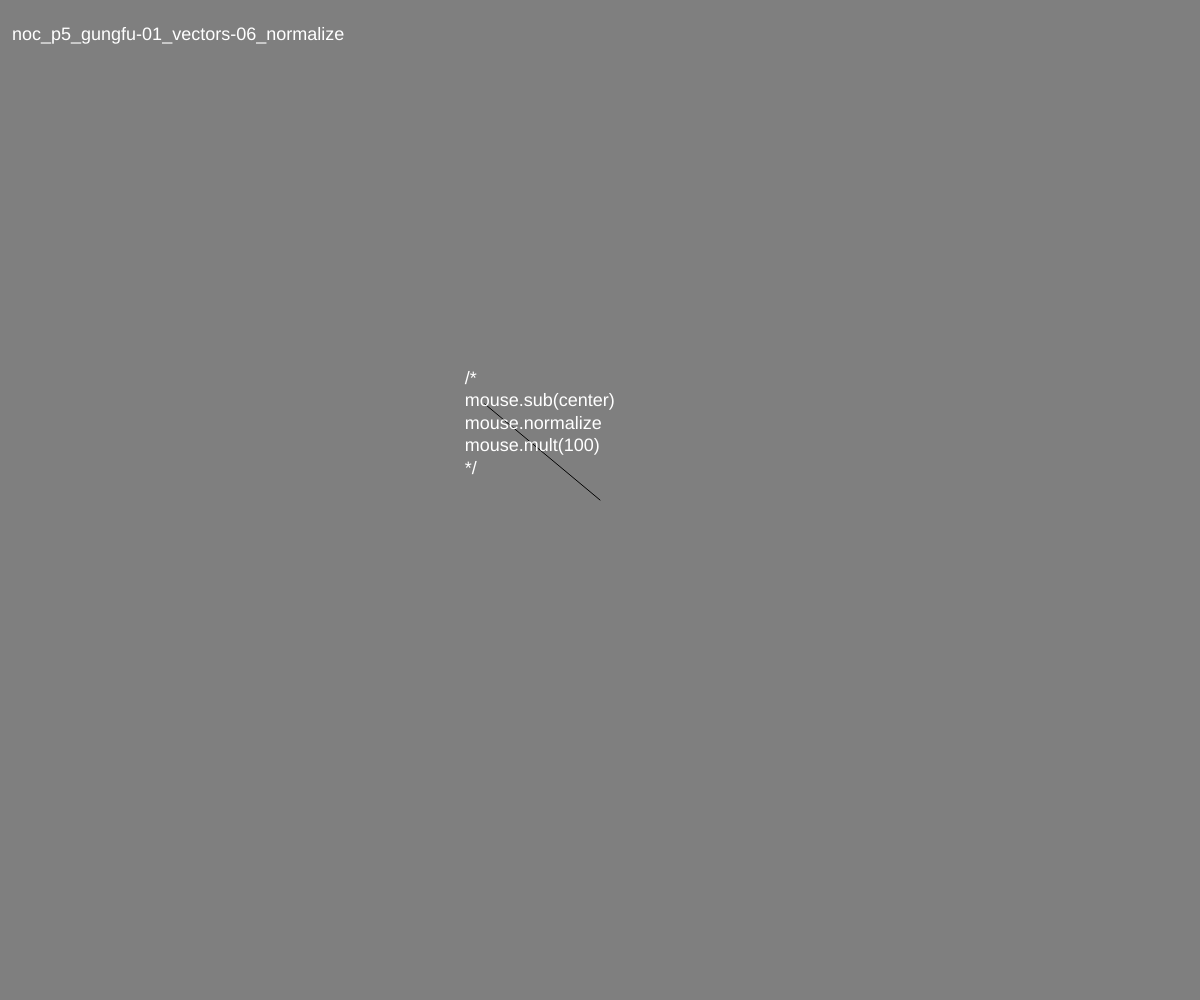
Frame 1 (no input)
Frame 60 (no input): identical to frame 1, image omitted
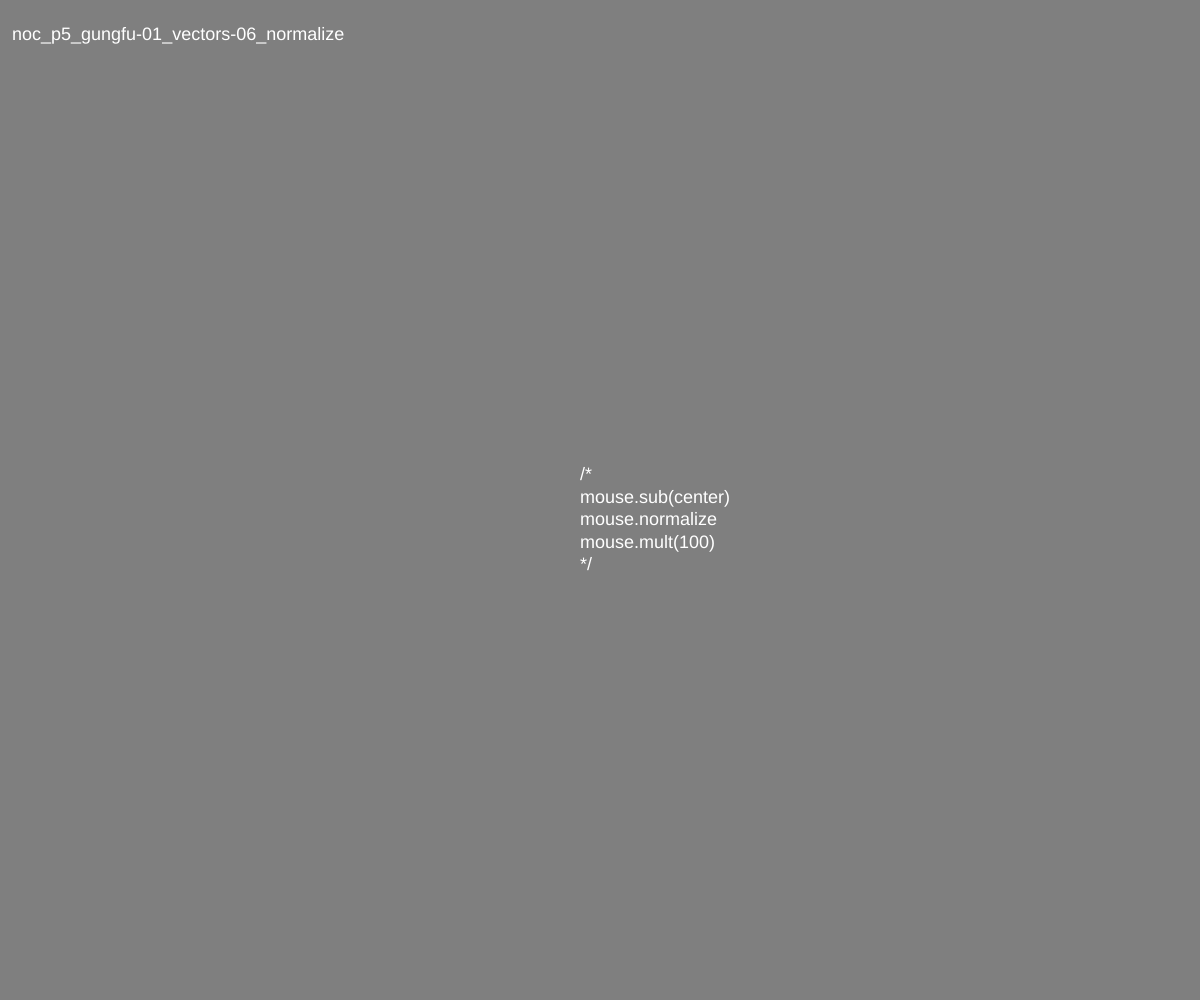
Frame 120 (the mouse pressed at the canvas centre since frame 60)

The p5.js sketch that drew these frames (run headless with seeded random() and noise() and a simulated clock; from frame 60 on, the mouse is pressed at the canvas centre):

// p5.js sketch
// ── sketch.js
var PAGE_TITLE = "noc_p5_gungfu-01_vectors-06_normalize";

/**jstephens 2016_03 - from Nature of Code examples - shiffman**
TODO:
[ ] subtract center from mouse location
[ ] normalize the mouse vector (reduce it to unit vector). keep its direction but normalize its magnitude

*/
////////////
//SET GLOBALS
var INNER_WIDTH   = window.innerWidth;
var INNER_HEIGHT  = window.innerHeight;
var CANVAS;
var BGND_COLOR    = 127;

var lesson;

function setup(){
  runBasicSetup(); 
  
  lesson = '/*\nmouse.sub(center)\nmouse.normalize\nmouse.mult(100)\n*/';

}


function draw(){
  displayPageTitle();

  var mouse = createVector(mouseX, mouseY);
  var center= createVector(INNER_WIDTH/2, INNER_HEIGHT/2);

  mouse.sub(center);

  mouse.normalize();
  mouse.mult(150);

  translate(center.x, center.y);
  line(0,0,mouse.x, mouse.y);
  text(lesson, mouse.x-20, mouse.y-20);
}


function mousePressed(){

}





////////////////////////////////////////////////////
////SETUP and CONFIG
////////////////////////////////////////////////////
function runBasicSetup() {
  CANVAS = createCanvas(INNER_WIDTH, INNER_HEIGHT);
  CANVAS.position(0,0);
  smooth();
  displayPageTitle();
}

function displayPageTitle(){
  background(BGND_COLOR);      //clear CANVAS before draw
  //display PAGE_TITLE in CANVAS
  fill(255);
  textSize(18);
  text(PAGE_TITLE, width*.01, 40);
}
////END CONFIG
////////////////////////////////////////////////////
